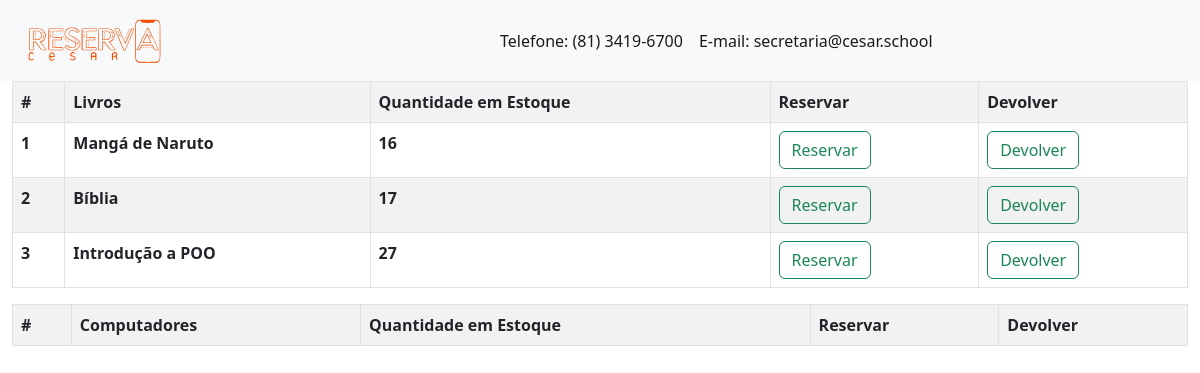
Screenshot of /inventory/ with the database file from the repository.
### fdsApp/models.py (models this page shows, shortened)
class fdsApp(models.Model):
    name = models.CharField(max_length=100, null=False, blank=False)
    quantity_in_stock = models.IntegerField(null=False, blank=False)

### fdsApp/views.py (the view)
# urls.py: path("", inventory_list, name="inventory_list"),
def inventory_list(request):
    inventories = fdsApp.objects.all()
    context = {
        "title": "Inventory List",
        "inventories": inventories
    }
    return render(request, "fds_app/inventory_list.html", context=context)

### templates/fds_app/inventory_list.html (shortened to what this page needs)
{% extends '../layout.html' %}
{% block content %}
<div class="content-section">
    <table class="table table-striped table-bordered table-hovet">
        <div class="thead-dark">
          <tr>
            <th scope="col">#</th>
            <th scope="col">Livros</th>
            <th scope="col">Quantidade em Estoque</th>
            <th scope="col">Reservar</th>
            <th scope="col">Devolver</th>
          </tr>
        </div>
        <div>
          {% for fdsApp in inventories %}
            <tr style='cursor: pointer; cursor: hand;'>
              <th scope="row">{{ forloop.counter }}</th>
              <th scope="row">{{ fdsApp.name }}</th>
              <th scope="row">{{ fdsApp.quantity_in_stock }}</th>
              <th scope="row"><a class="btn btn-outline-success" href="book1">Reservar</a></th>
              <th scope="row"><a class="btn btn-outline-success" href="book2">Devolver</a></th>
            </tr>
          {% endfor %}
          </div>
    </table>
      <table class="table table-striped table-bordered table-hovet">
          <div class="thead-dark">
            <tr>
              <th scope="col">#</th>
              <th scope="col">Computadores</th>
              <th scope="col">Quantidade em Estoque</th>
              <th scope="col">Reservar</th>
              <th scope="col">Devolver</th>
            </tr>
          </div>
      </table>
</div>
{% endblock %}

### rows the page displays
fdsApp: name "Mangá de Naruto", quantity_in_stock "16"
fdsApp: name "Bíblia", quantity_in_stock "17"
fdsApp: name "Introdução a POO", quantity_in_stock "27"
